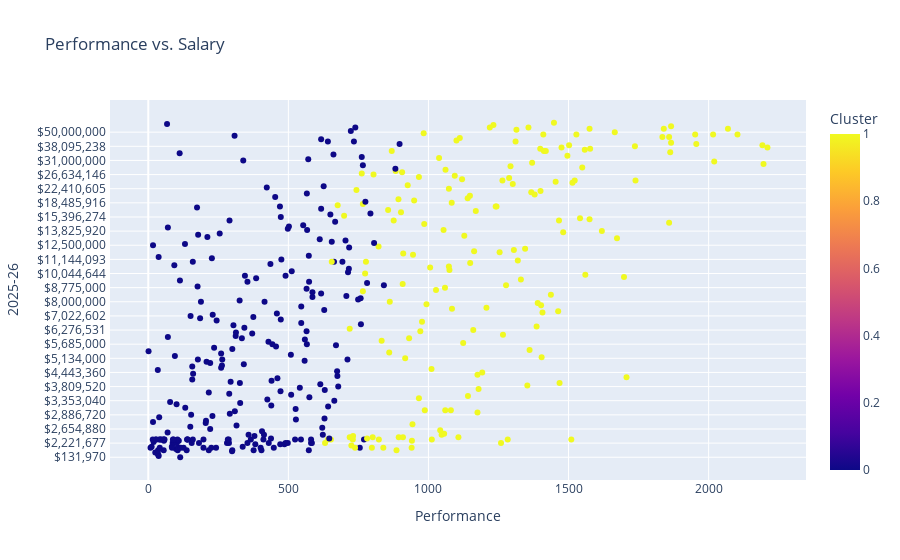

Notebook source saved alongside this figure:
### Code cell
# Use the model to select players for Mr. Rooney to consider

# creating a performance metric by summing up key stats
df_final['Performance'] = df_final[['PTS', 'TRB', 'AST', 'STL', 'BLK']].sum(axis = 1)

# plotting to see who has realtively high performance despite being in the lower cluster
fig1 = px.scatter(
    df_final, x=  'Performance', y = '2025-26', color = 'Cluster',
    hover_name = 'Player', 
    title = "Performance vs. Salary"
)
fig1.show()

### Figure 1 — Plotly figure (JSON) as saved in the notebook; plotly's stock layout.template omitted (floating-point values rounded to 4 significant figures; data arrays with more than 128 entries replaced by an {"elided": "..."} marker saying what was removed)
{"data": [{"hovertemplate": "<b>%{hovertext}</b><br><br>Performance=%{x}<br>2025-26=%{y}<br>Cluster=%{marker.color}<extra></extra>", "hovertext": {"elided": "411 str values"}, "legendgroup": "", "marker": {"color": {"elided": "411 int values"}, "coloraxis": "coloraxis", "symbol": "circle"}, "mode": "markers", "name": "", "orientation": "h", "showlegend": false, "type": "scatter", "x": {"elided": "411 float values"}, "xaxis": "x", "y": {"elided": "411 str values"}, "yaxis": "y"}], "layout": {"coloraxis": {"colorbar": {"title": {"text": "Cluster"}}, "colorscale": [[0, "#0d0887"], [0.1111, "#46039f"], [0.2222, "#7201a8"], [0.3333, "#9c179e"], [0.4444, "#bd3786"], [0.5556, "#d8576b"], [0.6667, "#ed7953"], [0.7778, "#fb9f3a"], [0.8889, "#fdca26"], [1, "#f0f921"]]}, "legend": {"tracegroupgap": 0}, "title": {"text": "Performance vs. Salary"}, "xaxis": {"anchor": "y", "domain": [0, 1], "title": {"text": "Performance"}}, "yaxis": {"anchor": "x", "domain": [0, 1], "title": {"text": "2025-26"}}}}
